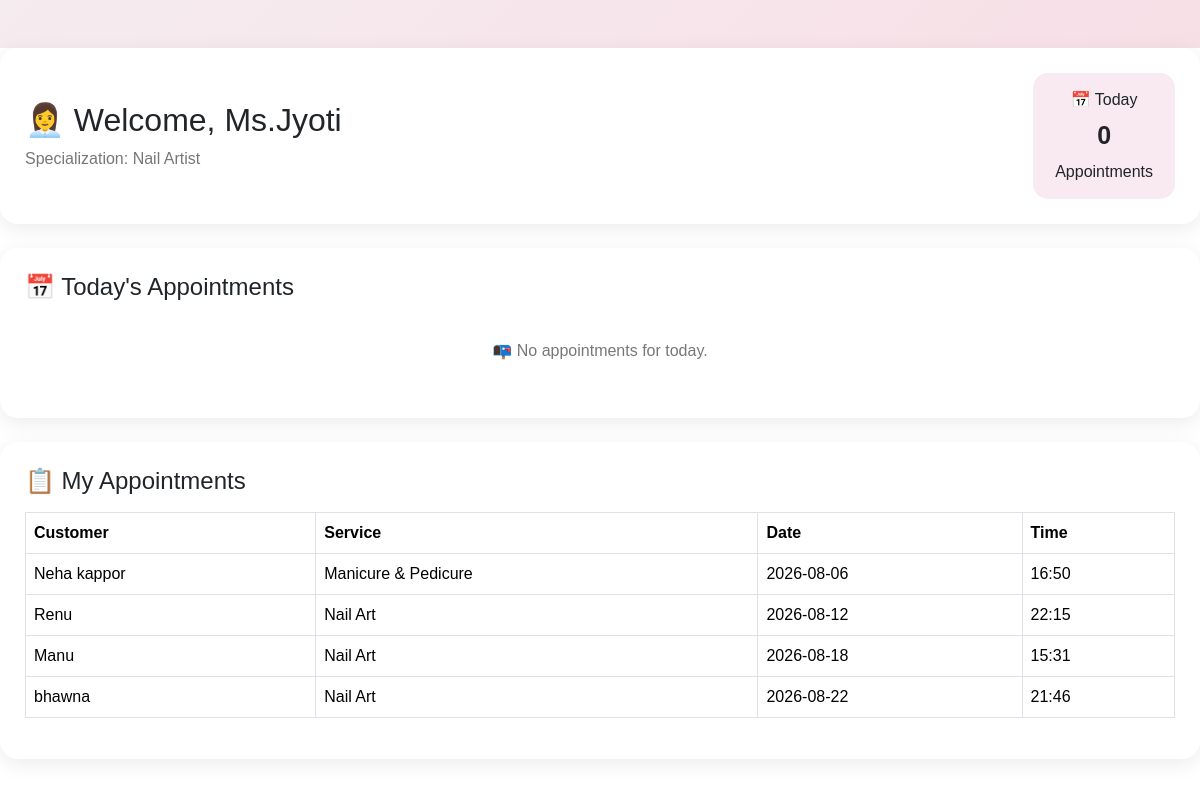
The app's page /staff_dashboard/6 (signed in) with its own data.
### models.py (models this page shows)
class Staff(db.Model):
    id = db.Column(db.Integer, primary_key=True)
    name = db.Column(db.String(100), nullable=False)
    phone = db.Column(db.String(15), nullable=False)
    gender = db.Column(db.String(10), nullable=True)
    specialization = db.Column(db.String(100), nullable=False)
    available = db.Column(db.String(10),nullable=False)

class Appointment(db.Model):
    id = db.Column(db.Integer, primary_key=True)
    customer_name = db.Column(db.String(100), nullable=False)
    customer_gender = db.Column(db.String(10), nullable=True)
    customer_address = db.Column(db.String(200), nullable=True)
    service_name = db.Column(db.String(100), nullable=False)
    staff_name = db.Column(db.String(100), nullable=False)
    appointment_date = db.Column(db.String(20), nullable=False)
    appointment_time = db.Column(db.String(20), nullable=False)
    status = db.Column(db.String(20), default="Booked")

### app.py (the view)
@app.route('/staff_dashboard/<int:staff_id>')
def staff_dashboard(staff_id):
    staff = Staff.query.get_or_404(staff_id)
    today = datetime.now().strftime("%Y-%m-%d")
    appointments = Appointment.query.filter_by(
        staff_name=staff.name,
        appointment_date=today
    ).all()
    my_appointments = Appointment.query.filter_by(
        staff_name=staff.name
    ).order_by(
        Appointment.appointment_date,
        Appointment.appointment_time
    ).all()
    return render_template(
        "staff_dashboard.html",
        staff=staff,
        appointments=appointments,
        my_appointments=my_appointments
    )

### templates/staff_dashboard.html
{% extends "base.html" %}
{% block content %}
<div class="container mt-5">
    <div class="staff-header">
        <div>
            <h2>👩‍💼 Welcome, {{ staff.name }}</h2>
            <p>Specialization: {{ staff.specialization }}</p>
        </div>
        <div class="today-box">
            📅 Today
            <strong>{{ appointments|length }}</strong>
            Appointments
        </div>
    </div>
    <div class="dashboard-card mt-4">
        <h4>📅 Today's Appointments</h4>
        {% if appointments %}
        <div class="table-responsive mt-3">
            <table class="table table-bordered">
                <thead>
                    <tr>
                        <th>Customer</th>
                        <th>Service</th>
                        <th>Time</th>
                        <th>Status</th>
                        <th>Action</th>
                    </tr>
                </thead>
                <tbody>
                    {% for appointment in appointments %}
                    <tr>
                        <td>{{ appointment.customer_name }}</td>
                        <td>{{ appointment.service_name }}</td>
                        <td>{{ appointment.appointment_time }}</td>
                        <td>
                            <span class="status-badge">
                                Booked
                            </span>
                        </td>
                        <td>
                            <button class="complete-btn"
                                    onclick="this.innerHTML='✓ Completed'; this.disabled=true;">
                                Complete
                            </button>
                        </td>
                    </tr>
                    {% endfor %}
                </tbody>
            </table>
        </div>
        {% else %}
        <div class="no-appointment">
            📭 No appointments for today.
        </div>
        {% endif %}
    </div>
<div class="dashboard-card mt-4">
    <h4>📋 My Appointments</h4>
    {% if my_appointments %}
    <div class="table-responsive mt-3">
        <table class="table table-bordered">
            <thead>
                <tr>
                    <th>Customer</th>
                    <th>Service</th>
                    <th>Date</th>
                    <th>Time</th>
                </tr>
            </thead>
            <tbody>
                {% for appointment in my_appointments %}
                <tr>
                    <td>{{ appointment.customer_name }}</td>
                    <td>{{ appointment.service_name }}</td>
                    <td>{{ appointment.appointment_date }}</td>
                    <td>{{ appointment.appointment_time }}</td>
                </tr>
                {% endfor %}
            </tbody>
        </table>
    </div>
    {% else %}
    <div class="no-appointment">
        📭 No appointments found.
    </div>
    {% endif %}
   </div>
</div>
{% endblock %}

### static/css/style.css (style rules this page uses)
* { margin:0; padding:0; box-sizing:border-box; font-family:'Poppins',sans-serif; }
body { background:linear-gradient(135deg,#aa768b,#d9b5ef,#aecef4); min-height:100vh; }
body { font-family:'Poppins',sans-serif; background:#424142; }
body { background:linear-gradient(135deg,#fb9fc4,#fff5f8); font-family:'Poppins',sans-serif; }
html, body { background:linear-gradient(135deg,#f5ecef,#f9d7e1); font-family:'Poppins',sans-serif; margin:0; padding:0; width:100%; height:100%; }
main.container, .container { max-width: 100% !important; width:100% !important; padding-left: 0 !important; padding-right: 0 !important; }
html,body { margin:0; padding:0; width:100%; height:100%; }
body { background:#f58ebf; }
.staff-header { background: white; padding: 25px; border-radius: 18px; display: flex; justify-content: space-between; align-items: center; box-shadow: 0 5px 20px rgba(0,0,0,0.08); }
.staff-header h2 { margin-bottom: 8px; }
.staff-header p { margin: 0; color: #777; }
.today-box { background: #f8eaf0; padding: 15px 22px; border-radius: 15px; text-align: center; }
.today-box strong { display: block; font-size: 25px; margin: 5px; }
.dashboard-card { background: white; padding: 25px; border-radius: 18px; box-shadow: 0 5px 20px rgba(0,0,0,0.08); }
.no-appointment { text-align: center; padding: 30px; color: #777; }

### records on screen
Staff: name "Ms.Jyoti", specialization "Nail Artist"
Appointment: customer_name "Neha kappor", service_name "Manicure & Pedicure", appointment_date "2026-08-06", appointment_time "16:50"
Appointment: customer_name "Renu", service_name "Nail Art", appointment_date "2026-08-12", appointment_time "22:15"
Appointment: customer_name "Manu", service_name "Nail Art", appointment_date "2026-08-18", appointment_time "15:31"
Appointment: customer_name "bhawna", service_name "Nail Art", appointment_date "2026-08-22", appointment_time "21:46"

### other values on screen
{{ appointments|length }} "0"
